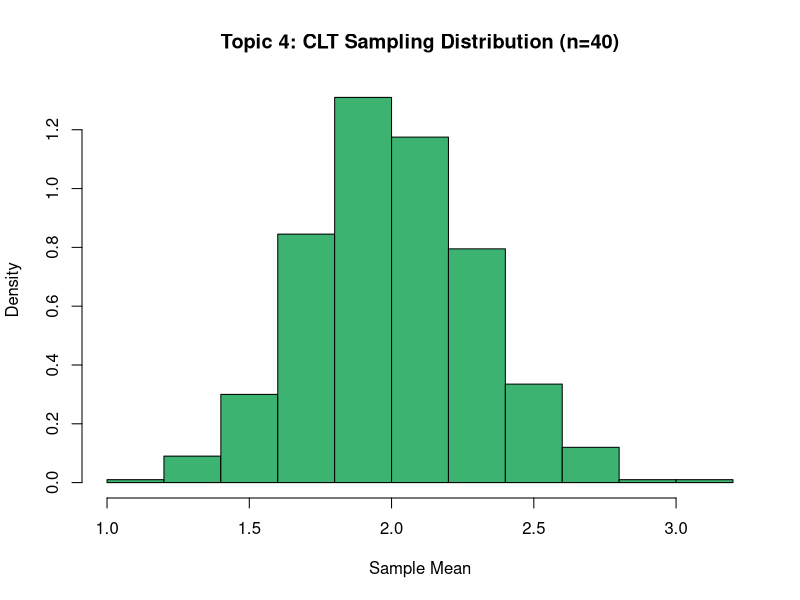

Source code (R):
#Topic 4:Sampling distributions and Central Limit Theorem
set.seed(2)
pop <- rexp(200000, rate=1/2)
for(n in c(5,40)) { m <- replicate(5000, mean(sample(pop,n))); print(c(n,mean(m),sd(m))) }
means <- replicate(1000, mean(rexp(40, rate = 0.5)))
sampling_distribution <- data.frame(
  Sample_Size_n = integer(),
  Sample_Mean = numeric(),
  Sample_SD = numeric()
)

for (n in c(5, 40)) {
  m <- replicate(5000, mean(sample(pop, n)))
  print(c(n, mean(m), sd(m))) 
  sampling_distribution <- rbind(
    sampling_distribution ,
    data.frame(Sample_Size_n = n, Sample_Mean = mean(m), Sample_SD = sd(m))
  )
}
write.csv(sampling_distribution , "Sampling_Distributions.csv", row.names = FALSE)

hist(means, probability = TRUE, col = "mediumseagreen",
     main = "Topic 4: CLT Sampling Distribution (n=40)", xlab = "Sample Mean")
